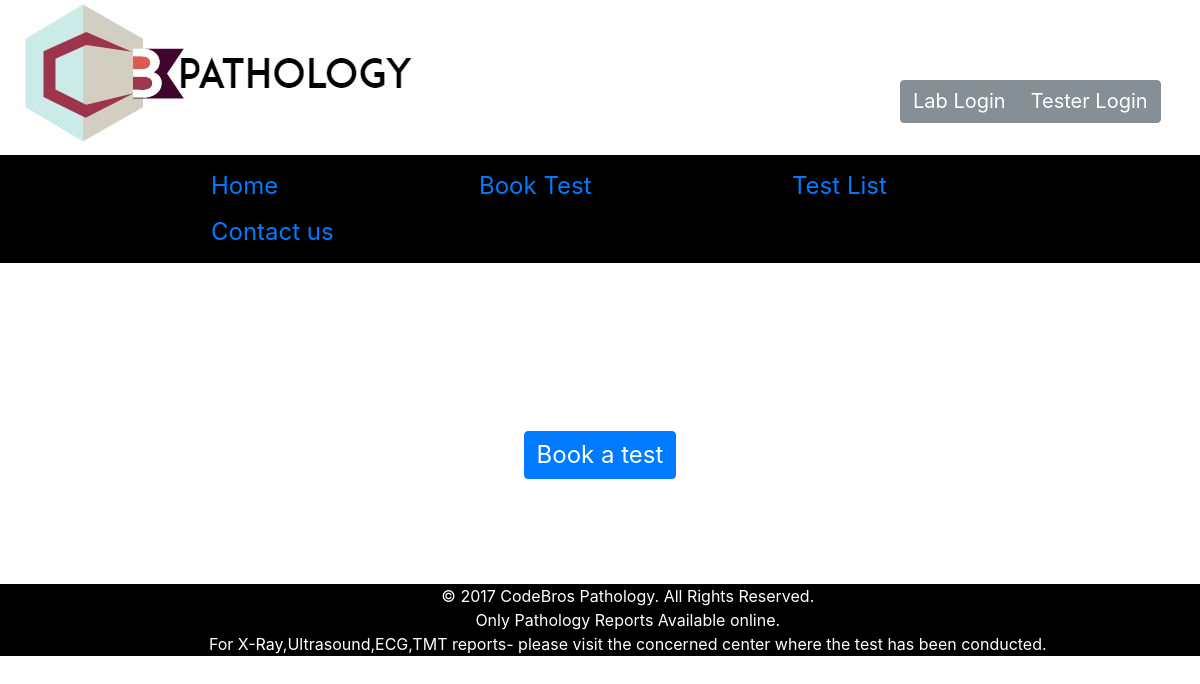
The page /pack.php on the database as committed earlier.
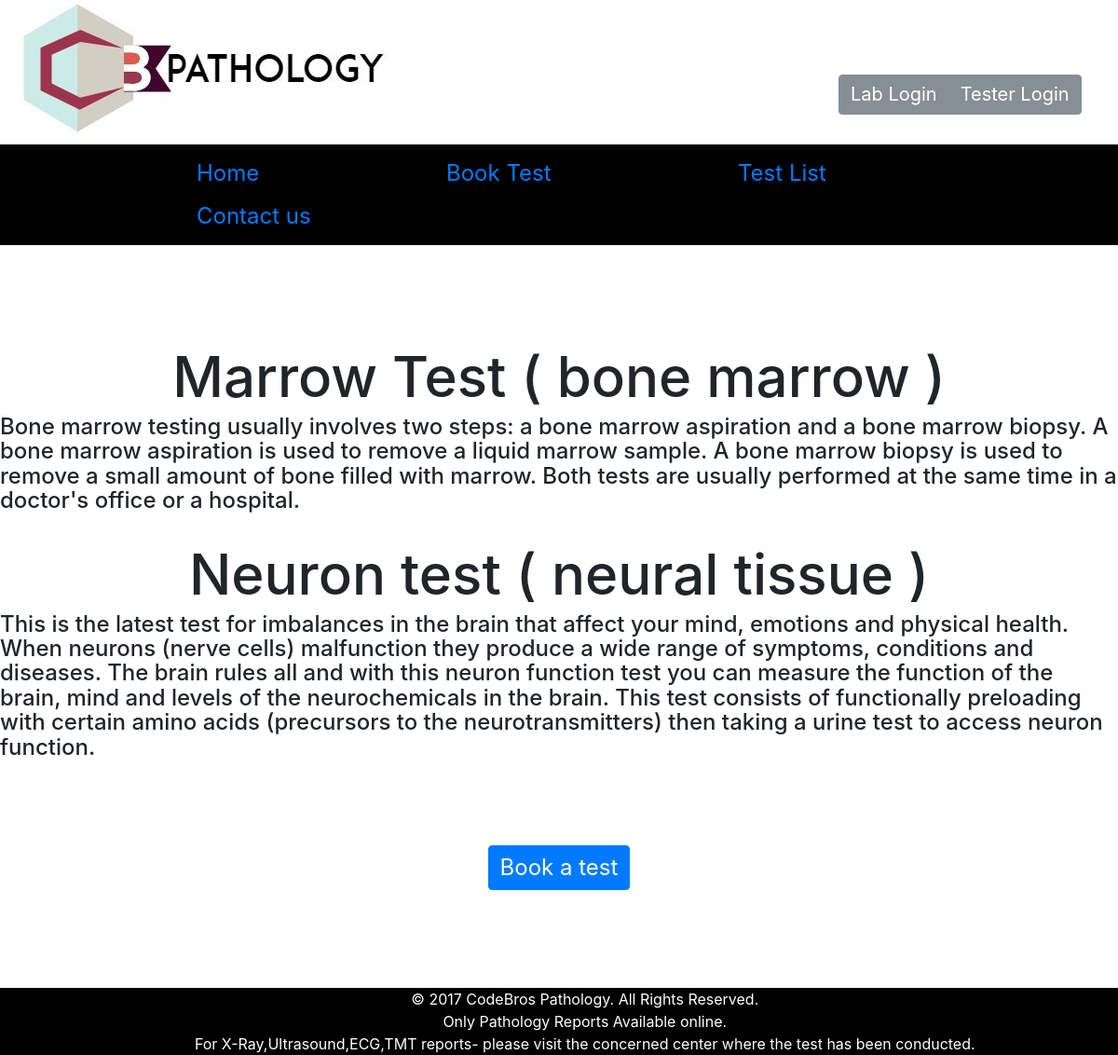
The same page on the database as committed later.
### tables this page shows
CREATE TABLE `tests` (
  `Test_Name` varchar(30) NOT NULL,
  `Min_Normal_Value` decimal(8,4) NOT NULL,
  `Max_Normal_Value` decimal(9,4) NOT NULL,
  `Lab_Id` int(10) DEFAULT NULL,
  `Test_type` varchar(20) NOT NULL,
  `Description` longtext
);

### pack.php (the view, shortened to what this page needs)
<?php include 'connection.php' ?>
<html>
<head>
  <link href="css/bootstrap.min.css" rel="stylesheet" type="text/css">
    <link href="css/bootstrap.css" rel="stylesheet" type="text/css">
    <link href="css/animate.css" rel="stylesheet" type="text/css">
</head>
<body>
   <div class="main-image animated flipInX" style="float:left;">
       <a href="index.php"><img src="images/logo.JPG"></a>
    </div>
<div class="btn-group animated zoomInDown" role="group" aria-label="Basic example" style="top:-80px;">
    <button type="button" onclick="window.location.href='lab_login.php'" class="btn btn-secondary"><span class="b">Lab Login</span></button>
    <button type="button" onclick="window.location.href='sorter_login.php'" class="btn btn-secondary"><span class="b">Tester Login</span></button>
</div>
  <div id="na">
    <nav class="navbar navbar-inverse animated slideInLeft" style="background-color:black;">
  <div class="container-fluid">
    <div class="navbar-header">
        <a class="navbar-brand animated tada" href="index.php"><span class="data">Home</span></a>
        <a class="navbar-brand animated tada" href="booktest.php"><span class="data">Book Test</span></a>
        <a class="navbar-brand animated tada" href="test.php"><span class="data">Test List</span></a>
        <a class="navbar-brand animated tada" href="contact.php"><span class="data">Contact us</span></a>
      </div>
  </div>
</nav>
</div>
<br><br><br><br>
<?php
    echo "<form method='post' action='booktest-pack.php'>";
    if(isset($_POST["basic"])){
        $query="SELECT Test_Name,Test_type, Description FROM tests WHERE Test_Name IN ('Haemoglobin','RBC test','WBC test','Urine test','Sugar');";
        $res=mysqli_query($con,$query);
        while($a=mysqli_fetch_assoc($res)){
            echo "<br><h1>".$a['Test_Name']." ( ".$a['Test_type']." )<h1>";
            echo "<h4>".$a['Description']."</h4>";
        }
        echo "<center><button type='submit' class='btn btn-primary mainbut' value='basic' name='pack'>Book a test</button></center>";
    }
    else{
        $query="SELECT Test_Name,Test_type, Description FROM tests WHERE Test_Name IN ('Marrow Test','Neuron test');";
        $res=mysqli_query($con,$query);
        while($a=mysqli_fetch_assoc($res)){
            echo "<br><h1>".$a['Test_Name']." ( ".$a['Test_type']." )<h1>";
            echo "<h4>".$a['Description']."</h4>";
        }
        echo "<center><button type='submit' class='btn btn-primary mainbut' value='advance' name='pack'>Book a test</button></center>";
    }
    echo "</form>";
 ?>
    <footer class="footer">
      <div class="container">
          <center> <span class="fot2con">&copy; 2017 CodeBros Pathology. All Rights Reserved. <br></span></center>
          <center> <span class="fot2con">Only Pathology Reports Available online.<br></span><span class="fot2con"> For X-Ray,Ultrasound,ECG,TMT reports- please visit the concerned center where the test has been conducted.</span></center>
      </div>
    </footer>
    </body>
</html>

Rows that differ between the two databases and show on the page:
added tests: Test_Name "Marrow Test", Test_type "bone marrow", Description "Bone marrow testing usually involves two steps: a bone marrow aspiration and a bone marrow biopsy. A bone marrow aspiration is used to remove a liquid marrow sample. A bone marrow biopsy is used to remove a small amount of bone filled with marrow. Both tests are usually performed at the same time in a doctor's office or a hospital."
added tests: Test_Name "Neuron test", Test_type "neural tissue", Description "This is the latest test for imbalances in the brain that affect your mind, emotions and physical health. When neurons (nerve cells) malfunction they produce a wide range of symptoms, conditions and diseases. The brain rules all and with this neuron function test you can measure the function of the brain, mind and levels of the neurochemicals in the brain. This test consists of functionally preloading with certain amino acids (precursors to the neurotransmitters) then taking a urine test to access neuron function."
